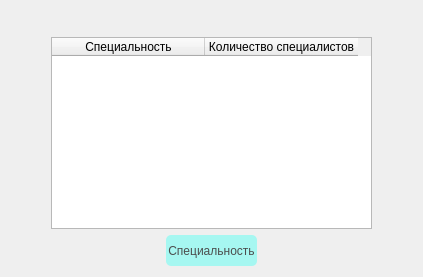
                 <widget class="QWidget" name="page_7">
                  <layout class="QGridLayout" name="gridLayout_2">
                   <item row="0" column="0">
                    <layout class="QVBoxLayout" name="verticalLayout_8">
                     <item>
                      <layout class="QVBoxLayout" name="verticalLayout_7">
                       <item>
                        <layout class="QHBoxLayout" name="horizontalLayout_18">
                         <item>
                          <widget class="QPushButton" name="btn_22">
                           <property name="styleSheet">
                            <string notr="true">QPushButton{
	border: none;
	color: white;
	
}</string>
                           </property>
                           <property name="text">
                            <string/>
                           </property>
                           <property name="icon">
                            <iconset>
                             <normaloff>../images/Icons8-Ios7-Arrows-Back.ico</normaloff>../images/Icons8-Ios7-Arrows-Back.ico</iconset>
                           </property>
                          </widget>
                         </item>
                         <item>
                          <spacer name="horizontalSpacer_38">
                           <property name="orientation">
                            <enum>Qt::Horizontal</enum>
                           </property>
                           <property name="sizeHint" stdset="0">
                            <size>
                             <width>40</width>
                             <height>20</height>
                            </size>
                           </property>
                          </spacer>
                         </item>
                        </layout>
                       </item>
                       <item>
                        <layout class="QHBoxLayout" name="horizontalLayout_7">
                         <item>
                          <spacer name="horizontalSpacer_15">
                           <property name="orientation">
                            <enum>Qt::Horizontal</enum>
                           </property>
                           <property name="sizeHint" stdset="0">
                            <size>
                             <width>40</width>
                             <height>20</height>
                            </size>
                           </property>
                          </spacer>
                         </item>
                         <item>
                          <widget class="QTableWidget" name="tableWidget">
                           <property name="minimumSize">
                            <size>
                             <width>321</width>
                             <height>0</height>
                            </size>
                           </property>
                           <property name="maximumSize">
                            <size>
                             <width>321</width>
                             <height>16777215</height>
                            </size>
                           </property>
                           <attribute name="horizontalHeaderDefaultSectionSize">
                            <number>153</number>
                           </attribute>
                           <column>
                            <property name="text">
                             <string>Специальность</string>
                            </property>
                           </column>
                           <column>
                            <property name="text">
                             <string>Количество специалистов</string>
                            </property>
                           </column>
                          </widget>
                         </item>
                         <item>
                          <spacer name="horizontalSpacer_16">
                           <property name="orientation">
                            <enum>Qt::Horizontal</enum>
                           </property>
                           <property name="sizeHint" stdset="0">
                            <size>
                             <width>40</width>
                             <height>20</height>
                            </size>
                           </property>
                          </spacer>
                         </item>
                        </layout>
                       </item>
                      </layout>
                     </item>
                     <item>
                      <layout class="QHBoxLayout" name="horizontalLayout_19">
                       <item>
                        <spacer name="horizontalSpacer_39">
                         <property name="orientation">
                          <enum>Qt::Horizontal</enum>
                         </property>
                         <property name="sizeHint" stdset="0">
                          <size>
                           <width>40</width>
                           <height>20</height>
                          </size>
                         </property>
                        </spacer>
                       </item>
                       <item>
                        <widget class="QPushButton" name="btn_14">
                         <property name="sizePolicy">
                          <sizepolicy hsizetype="Fixed" vsizetype="Fixed">
                           <horstretch>0</horstretch>
                           <verstretch>0</verstretch>
                          </sizepolicy>
                         </property>
                         <property name="minimumSize">
                          <size>
                           <width>91</width>
                           <height>31</height>
                          </size>
                         </property>
                         <property name="styleSheet">
                          <string notr="true">QPushButton{
	border-radius: 5px;
	background-color: #a6f7f1;
   	transition: 2s linear; 
	color: #4c4d4d;
}

QPushButton:hover{
	background-color: #89f0ea;
}

</string>
                         </property>
                         <property name="text">
                          <string>Специальность</string>
                         </property>
                         <property name="icon">
                          <iconset>
                           <normaloff>../images/plus_icon-icons.com_61187.png</normaloff>../images/plus_icon-icons.com_61187.png</iconset>
                         </property>
                        </widget>
                       </item>
                       <item>
                        <spacer name="horizontalSpacer_40">
                         <property name="orientation">
                          <enum>Qt::Horizontal</enum>
                         </property>
                         <property name="sizeHint" stdset="0">
                          <size>
                           <width>40</width>
                           <height>20</height>
                          </size>
                         </property>
                        </spacer>
                       </item>
                      </layout>
                     </item>
                    </layout>
                   </item>
                  </layout>
                 </widget>
